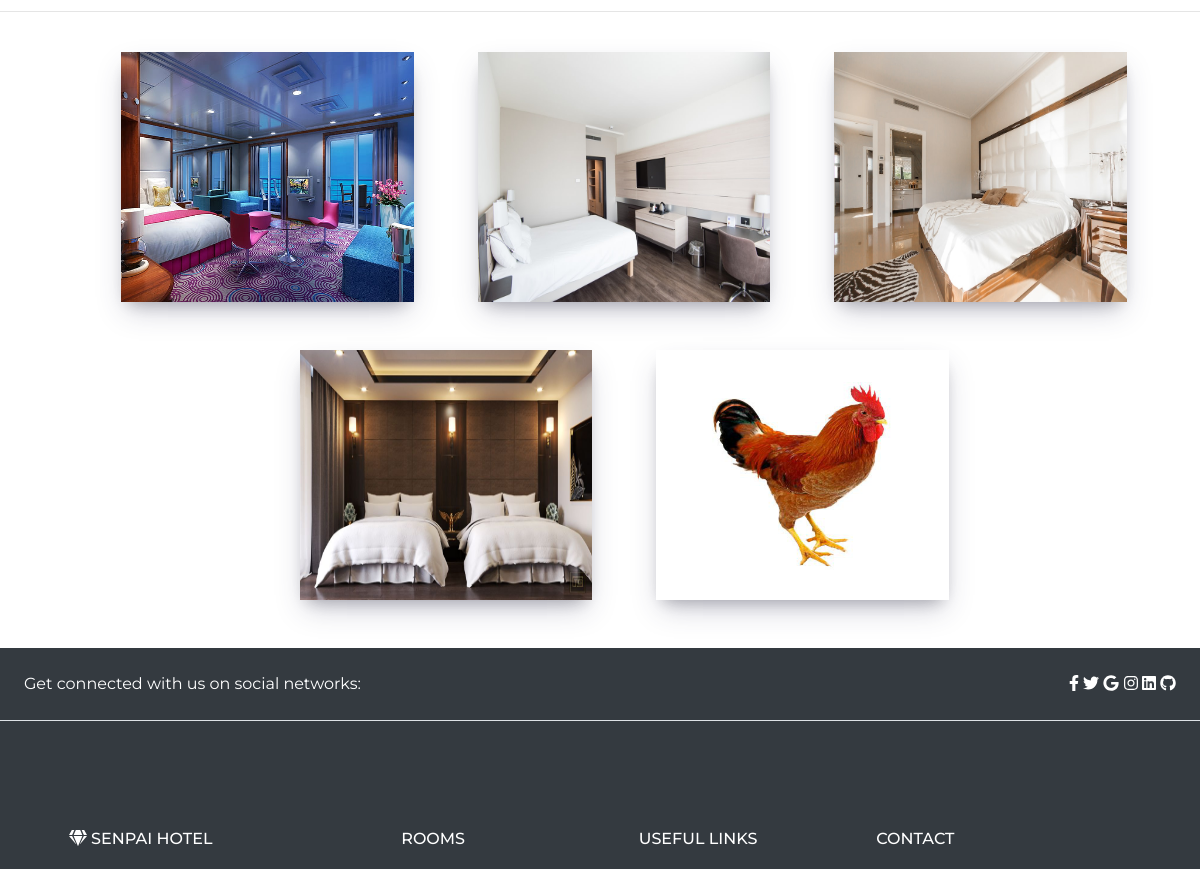
Before: / (middle part) with the older database file.
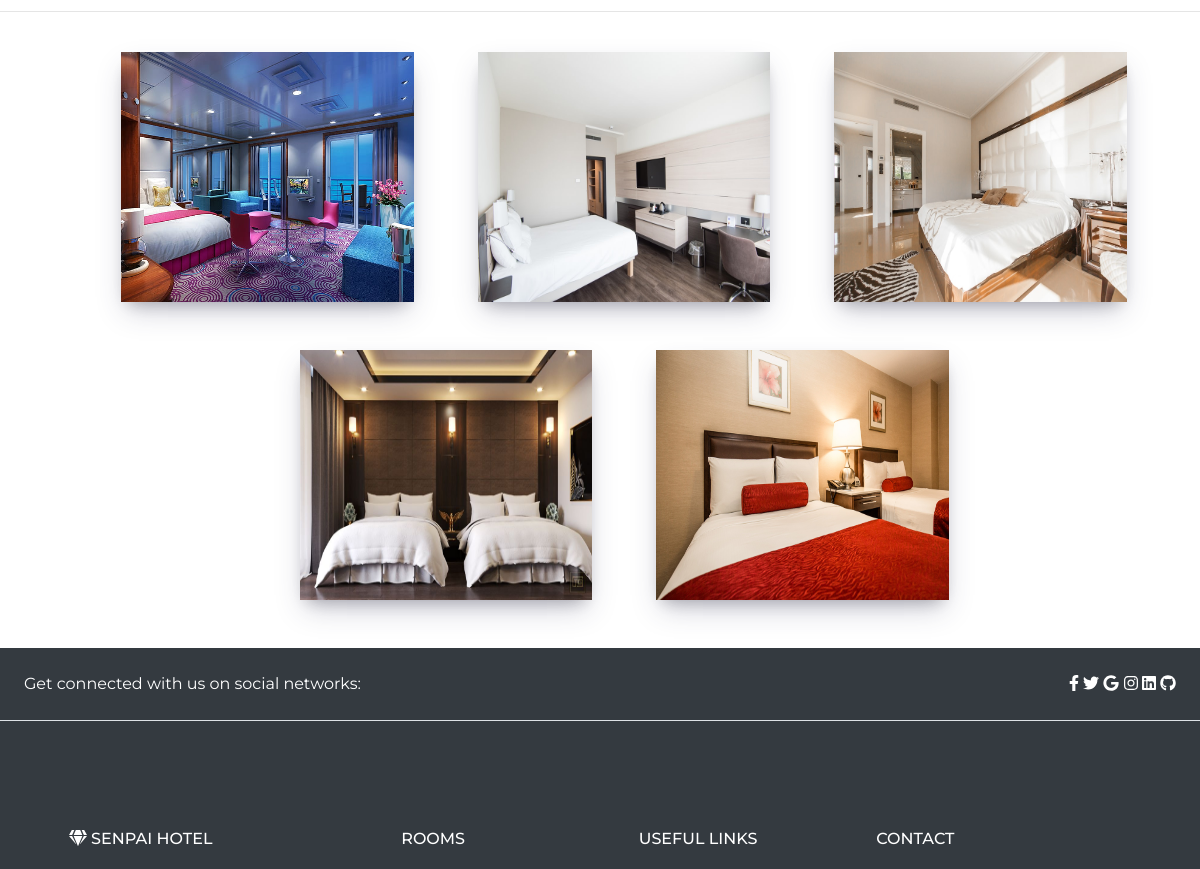
After: the same page with the newer database file.
### tables this page shows
CREATE TABLE `room_categories` (
  `id` int(30) NOT NULL,
  `name` text NOT NULL,
  `price` float NOT NULL,
  `cover_img` text NOT NULL
);

### home.php (the view, shortened to what this page needs)
<br>
<hr/>
   <div id="portfolio" class="">
          <div class="container-fluid" >
              <div class="row no-gutters justify-content-center">
              	<?php
              	include 'admin/db_connect.php';
              	$qry = $conn->query("SELECT * FROM  room_categories");
              	while($row = $qry->fetch_assoc()):
              	?>
                  <div class=" col-sm-3 m-3 ml-5" data-aos="fade-up">
                      <a class="portfolio-box" href="#">
                          <img class="img-fluid m-2" style=" height:250px;width:500px;box-shadow: rgba(50, 50, 93, 0.25) 0px 13px 27px -5px, rgba(0, 0, 0, 0.3) 0px 8px 16px -8px;" src="assets/img/<?php echo $row['cover_img'] ?>" />
                      </a>
                  </div>
              	<?php endwhile; ?>
              </div>
          </div>
  </div>

Changed rows visible on the page:
changed room_categories (number 5 of 5 on the later page): cover_img: a different picture
